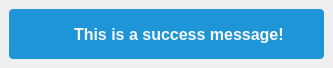
<?xml version="1.0" encoding="UTF-8"?>
<ui version="4.0">
 <class>Notification</class>
 <widget class="QWidget" name="Notification">
  <property name="geometry">
   <rect>
    <x>0</x>
    <y>0</y>
    <width>319</width>
    <height>68</height>
   </rect>
  </property>
  <property name="minimumSize">
   <size>
    <width>0</width>
    <height>0</height>
   </size>
  </property>
  <property name="maximumSize">
   <size>
    <width>16777215</width>
    <height>16777215</height>
   </size>
  </property>
  <property name="windowTitle">
   <string>Form</string>
  </property>
  <property name="styleSheet">
   <string notr="true">QWidget#content
{
	background: #1e95d6;
	border: none;
	border-radius: 4px;
	outline: none;
}

QWidget#content[state=&quot;warning&quot;]
{
	background: #d84646;
}

QWidget#content[state=&quot;error&quot;]
{
	background: #d84646;
}

QWidget#content[state=&quot;success&quot;]
{
	background: #43a047;
}

QToolButton
{
	background: transparent;
	border: none;
}

QLabel
{
	font-family: &quot;Roboto&quot;;
	font-style: normal;
	font-weight: 500;
	font-size: 16px;
	color: #F7F7F7;
}
</string>
  </property>
  <layout class="QHBoxLayout" name="horizontalLayout">
   <property name="leftMargin">
    <number>9</number>
   </property>
   <property name="topMargin">
    <number>9</number>
   </property>
   <property name="rightMargin">
    <number>9</number>
   </property>
   <property name="bottomMargin">
    <number>9</number>
   </property>
   <item>
    <widget class="QWidget" name="content" native="true">
     <property name="minimumSize">
      <size>
       <width>0</width>
       <height>50</height>
      </size>
     </property>
     <property name="maximumSize">
      <size>
       <width>16777215</width>
       <height>50</height>
      </size>
     </property>
     <layout class="QHBoxLayout" name="horizontalLayout_2">
      <property name="spacing">
       <number>5</number>
      </property>
      <property name="leftMargin">
       <number>10</number>
      </property>
      <property name="topMargin">
       <number>0</number>
      </property>
      <property name="rightMargin">
       <number>40</number>
      </property>
      <property name="bottomMargin">
       <number>9</number>
      </property>
      <item>
       <widget class="QToolButton" name="icon">
        <property name="enabled">
         <bool>false</bool>
        </property>
        <property name="minimumSize">
         <size>
          <width>50</width>
          <height>50</height>
         </size>
        </property>
        <property name="maximumSize">
         <size>
          <width>50</width>
          <height>50</height>
         </size>
        </property>
        <property name="text">
         <string/>
        </property>
        <property name="icon">
         <iconset>
          <disabledoff>:/images/success</disabledoff>
         </iconset>
        </property>
        <property name="iconSize">
         <size>
          <width>32</width>
          <height>32</height>
         </size>
        </property>
       </widget>
      </item>
      <item>
       <widget class="QLabel" name="message">
        <property name="minimumSize">
         <size>
          <width>0</width>
          <height>50</height>
         </size>
        </property>
        <property name="maximumSize">
         <size>
          <width>16777215</width>
          <height>50</height>
         </size>
        </property>
        <property name="text">
         <string>This is a success message!</string>
        </property>
       </widget>
      </item>
     </layout>
    </widget>
   </item>
  </layout>
 </widget>
 <resources>
  <include location="../resources/resources.qrc"/>
 </resources>
 <connections/>
</ui>
